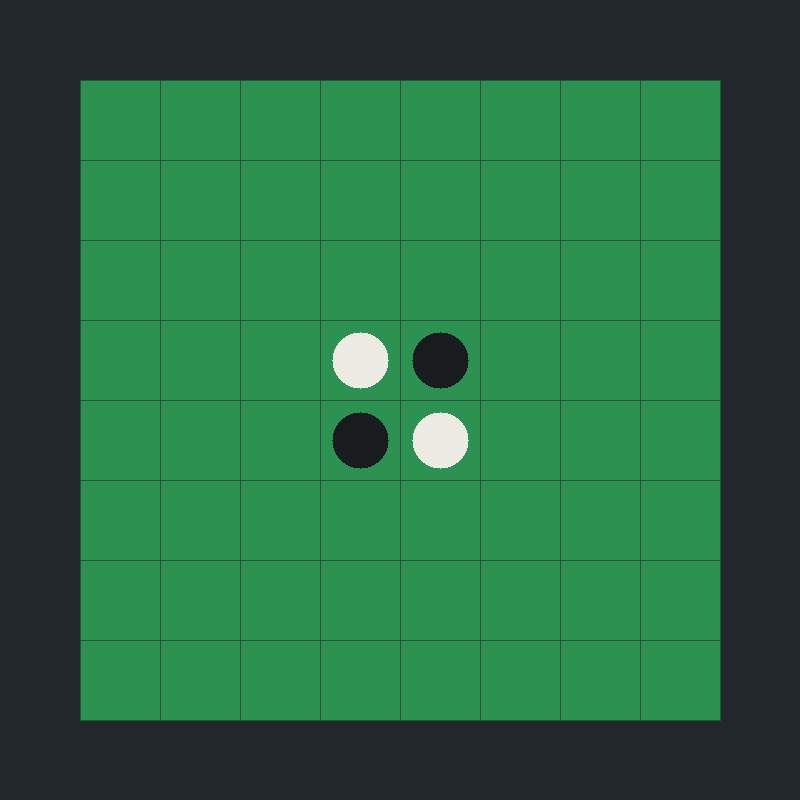
#> input picture examples/initial_board.ppm, 800 x 800 px; its folder holds only this picture in this run
$ python -i weplay_vision.py   (imports and definitions only)
#> lines starting #> are read from the running program, lines starting #| are printed output that depends on the picture
### src/reversi_bot/model.py
from __future__ import annotations

from dataclasses import dataclass
from enum import IntEnum
from typing import Iterable


class Disc(IntEnum):
    EMPTY = 0
    BLACK = 1
    WHITE = -1

    # [5 lines left out: function opponent, not called in this run]


@dataclass(frozen=True, order=True)
class Move:
    row: int
    col: int

    @property
    def algebraic(self) -> str:
        return f"{chr(ord('a') + self.col)}{self.row + 1}"


Board = tuple[tuple[Disc, ...], ...]


def make_board(rows: Iterable[Iterable[int | Disc]]) -> Board:
    board = tuple(tuple(Disc(cell) for cell in row) for row in rows)
    if len(board) != 8 or any(len(row) != 8 for row in board):
        raise ValueError("A Reversi board must be exactly 8x8")
    return board


# [15 lines left out: functions initial_board, format_board, not called in this run]

### src/reversi_bot/weplay_vision.py
from __future__ import annotations

from dataclasses import dataclass
from enum import Enum, IntEnum
from pathlib import Path
from typing import Iterable

import numpy as np
from PIL import Image, ImageDraw

from .engine import legal_moves
from .model import Board, Disc, Move, make_board


class ScreenState(str, Enum):
    LOBBY = "LOBBY"
    MATCHING = "MATCHING"
    LOADING = "LOADING"
    OPPONENT_LEFT = "OPPONENT_LEFT"
    PLAYING_MY_TURN = "PLAYING_MY_TURN"
    PLAYING_WAIT = "PLAYING_WAIT"
    RESULT = "RESULT"
    UNKNOWN = "UNKNOWN"


@dataclass(frozen=True)
class GridDetection:
    left: int
    top: int
    spacing: int
    strength: float

    @property
    def rect(self) -> tuple[int, int, int, int]:
        return self.left, self.top, self.left + 8 * self.spacing, self.top + 8 * self.spacing

    # [5 lines left out: function center, not called in this run]


@dataclass(frozen=True)
class FrameAnalysis:
    state: ScreenState
    grid: GridDetection | None
    board: Board | None
    detected_player: Disc | None
    highlighted_moves: tuple[Move, ...]
    legal_moves: tuple[Move, ...]
    board_validated: bool
    message: str


def _local_max(profile: np.ndarray, position: int, radius: int = 2) -> float:
    low = max(0, position - radius)
    high = min(len(profile), position + radius + 1)
    if low >= high:
        return 0.0
    return float(profile[low:high].max())


def locate_grid(image: Image.Image) -> GridDetection | None:
    rgb = np.asarray(image.convert("RGB"), dtype=np.float32)
    gray = rgb.mean(axis=2)
    height, width = gray.shape
    vertical = np.abs(np.diff(gray, axis=1))[int(height * 0.25):int(height * 0.83), :int(width * 0.92)].mean(axis=0)
    horizontal = np.abs(np.diff(gray, axis=0))[:, int(width * 0.04):int(width * 0.90)].mean(axis=1)
    vertical_baseline = max(0.1, float(np.median(vertical)))
    horizontal_baseline = max(0.1, float(np.median(horizontal)))
    best: tuple[float, int, int, int] | None = None

    spacing_min = max(28, int(width * 0.07))
    spacing_max = min(70, int(width * 0.115))
    for spacing in range(spacing_min, spacing_max + 1):
        x_candidates: list[tuple[float, int]] = []
        for left in range(int(width * 0.04), int(width * 0.22)):
            if left + 8 * spacing >= len(vertical):
                continue
            score = sum(_local_max(vertical, left + index * spacing) for index in range(9))
            x_candidates.append((score, left))
        y_candidates: list[tuple[float, int]] = []
        for top in range(int(height * 0.25), int(height * 0.46)):
            if top + 8 * spacing >= min(len(horizontal), height * 0.86):
                continue
            score = sum(_local_max(horizontal, top + index * spacing) for index in range(9))
            y_candidates.append((score, top))
        if not x_candidates or not y_candidates:
            continue
        x_score, left = max(x_candidates)
        y_score, top = max(y_candidates)
        normalized = (x_score + y_score) / (9 * (vertical_baseline + horizontal_baseline))
        if best is None or normalized > best[0]:
            best = normalized, left, top, spacing

    if best is None or best[0] < 8.0:
        return None
    strength, left, top, spacing = best
    return GridDetection(left, top, spacing, strength)


def _cell_patch(rgb: np.ndarray, grid: GridDetection, row: int, col: int, radius_ratio: float) -> np.ndarray:
    center_x = round(grid.left + (col + 0.5) * grid.spacing)
    center_y = round(grid.top + (row + 0.5) * grid.spacing)
    radius = max(3, int(grid.spacing * radius_ratio))
    return rgb[center_y - radius:center_y + radius + 1, center_x - radius:center_x + radius + 1]


def _highlight_score(rgb: np.ndarray, grid: GridDetection, row: int, col: int) -> float:
    left = round(grid.left + col * grid.spacing) + 3
    right = round(grid.left + (col + 1) * grid.spacing) - 3
    top = round(grid.top + row * grid.spacing) + 3
    bottom = round(grid.top + (row + 1) * grid.spacing) - 3
    patch = rgb[top:bottom, left:right].astype(np.int16)
    if patch.size == 0:
        return 0.0
    yellow = (
        (patch[:, :, 0] > 180)
        & (patch[:, :, 1] > 170)
        & (patch[:, :, 2] < 145)
        & (np.abs(patch[:, :, 0] - patch[:, :, 1]) < 80)
    )
    return float(yellow.mean())


class CellAppearance(IntEnum):
    EMPTY = 0
    CLASSIC_BLACK = 1
    CLASSIC_WHITE = 2
    SKIN = 3


def _cell_appearance(rgb: np.ndarray, grid: GridDetection, row: int, col: int) -> CellAppearance:
    """Separate occupancy/appearance from Reversi colour.

    WePlay only skins the remote player's discs.  A smooth classic black/white
    disc can therefore identify our side, while a textured/coloured circular
    object is mapped to the opponent.  Empty checkerboard cells have neither
    the centre texture nor the centre-to-ring contrast of a disc.
    """
    center = _cell_patch(rgb, grid, row, col, 0.17).astype(np.float32)
    wide = _cell_patch(rgb, grid, row, col, 0.39).astype(np.float32)
    if center.size == 0 or wide.size == 0:
        return CellAppearance.EMPTY
    color = np.median(center.reshape(-1, 3), axis=0)
    luminance = float(color.mean())
    texture = float(center.std())

    height, width = wide.shape[:2]
    yy, xx = np.ogrid[:height, :width]
    cx, cy = (width - 1) / 2.0, (height - 1) / 2.0
    distance = np.sqrt((xx - cx) ** 2 + (yy - cy) ** 2)
    radius = min(height, width) / 2.0
    inner = wide[distance <= radius * 0.55]
    ring = wide[(distance >= radius * 0.78) & (distance <= radius * 0.98)]
    radial_contrast = 0.0
    if inner.size and ring.size:
        radial_contrast = float(np.abs(np.mean(inner, axis=0) - np.mean(ring, axis=0)).mean())
    channel_spread = float(color.max() - color.min())

    # Classic pieces are glossy but their small centre patch is comparatively
    # smooth.  Textured blue/red gems and stamped coins deliberately fall
    # through to SKIN even when their average colour is dark or pale.
    if luminance < 100 and texture < 48:
        return CellAppearance.CLASSIC_BLACK
    if luminance > 180 and float(color[2]) - float(color[0]) > 8 and texture < 38:
        return CellAppearance.CLASSIC_WHITE
    if texture > 22 or radial_contrast > 12 or channel_spread > 55:
        return CellAppearance.SKIN
    return CellAppearance.EMPTY


def _board_from_appearances(
    appearances: tuple[tuple[CellAppearance, ...], ...],
    skin_side: Disc,
) -> Board:
    rows: list[list[Disc]] = []
    for row in appearances:
        rows.append([
            Disc.BLACK if cell == CellAppearance.CLASSIC_BLACK else
            Disc.WHITE if cell == CellAppearance.CLASSIC_WHITE else
            skin_side if cell == CellAppearance.SKIN else Disc.EMPTY
            for cell in row
        ])
    return make_board(rows)


def read_board_candidates(
    image: Image.Image,
    grid: GridDetection,
    player: Disc | None = None,
) -> tuple[tuple[Board, ...], tuple[Move, ...]]:
    rgb = np.asarray(image.convert("RGB"), dtype=np.uint8)
    appearance_rows: list[list[CellAppearance]] = []
    highlights: list[Move] = []
    for row in range(8):
        appearance_row: list[CellAppearance] = []
        for col in range(8):
            highlighted = _highlight_score(rgb, grid, row, col) > 0.15
            appearance = CellAppearance.EMPTY if highlighted else _cell_appearance(rgb, grid, row, col)
            appearance_row.append(appearance)
            if highlighted:
                highlights.append(Move(row, col))
        appearance_rows.append(appearance_row)
    appearances = tuple(tuple(row) for row in appearance_rows)
    if player is not None:
        # The local player is always classic; every other occupied appearance
        # belongs to the opponent.  Classic-vs-classic remains unchanged.
        skin_side = player.opponent
        return (_board_from_appearances(appearances, skin_side),), tuple(highlights)
    black_skin = _board_from_appearances(appearances, Disc.BLACK)
    white_skin = _board_from_appearances(appearances, Disc.WHITE)
    candidates = (black_skin,) if black_skin == white_skin else (black_skin, white_skin)
    return candidates, tuple(highlights)


# [19 lines left out: functions read_board, infer_player, not called in this run]


def _thumbnail(image: Image.Image) -> np.ndarray:
    return np.asarray(image.convert("RGB").resize((36, 64)), dtype=np.float32) / 255.0


def _is_loading_screen(image: Image.Image) -> bool:
    rgb = np.asarray(image.convert("RGB"), dtype=np.float32)
    gray = rgb.mean(axis=2)
    return float(gray.mean()) > 210.0 and float((gray > 220).mean()) > 0.75


def _button_center_from_color(
    image: Image.Image,
    mask: np.ndarray,
    top_ratio: float,
    bottom_ratio: float,
    minimum_row_ratio: float = 0.20,
) -> tuple[int, int] | None:
    height, width = mask.shape
    first = max(0, round(height * top_ratio))
    last = min(height, round(height * bottom_ratio))
    qualifying = np.flatnonzero(mask[first:last].sum(axis=1) >= width * minimum_row_ratio) + first
    if qualifying.size == 0:
        return None
    runs = np.split(qualifying, np.where(np.diff(qualifying) > 1)[0] + 1)
    run = max(runs, key=len)
    if len(run) < max(6, round(height * 0.01)):
        return None
    y1, y2 = int(run[0]), int(run[-1])
    ys, xs = np.nonzero(mask[y1:y2 + 1])
    if xs.size == 0:
        return None
    return round((int(xs.min()) + int(xs.max())) / 2), round((y1 + y2) / 2)


# [5 lines left out: function locate_lobby_primary_button, not called in this run]


def locate_opponent_left_exit_button(image: Image.Image) -> tuple[int, int] | None:
    """Locate the wide orange Exit button in the post-matchmaking abort modal."""
    rgb = np.asarray(image.convert("RGB"), dtype=np.float32)
    height, width = rgb.shape[:2]
    red, green, blue = rgb[:, :, 0], rgb[:, :, 1], rgb[:, :, 2]
    orange_button = (
        (red > 125)
        & (green > 40)
        & (red > green * 1.30)
        & (green > blue * 1.15)
    )
    target = _button_center_from_color(image, orange_button, 0.50, 0.64, 0.30)
    if target is None:
        return None

    # The modal covers the middle of the board with a dark red-brown panel.
    # Requiring both its geometry and color avoids confusing normal in-game
    # orange controls or the lower replay button with this special exit action.
    modal = rgb[
        round(height * 0.38):round(height * 0.54),
        round(width * 0.18):round(width * 0.82),
    ]
    if modal.size == 0:
        return None
    modal_mean = modal.mean(axis=(0, 1))
    centered = width * 0.25 <= target[0] <= width * 0.75
    expected_height = height * 0.52 <= target[1] <= height * 0.62
    dark_brown_modal = float(modal_mean.mean()) < 105 and modal_mean[0] > modal_mean[1] * 1.25
    return target if centered and expected_height and dark_brown_modal else None


def locate_replay_button(image: Image.Image, grid: GridDetection) -> tuple[int, int] | None:
    rgb = np.asarray(image.convert("RGB"), dtype=np.float32)
    red, green, blue = rgb[:, :, 0], rgb[:, :, 1], rgb[:, :, 2]
    orange_button = (red > 120) & (green > 45) & (red > green * 1.18) & (green > blue * 1.15)
    minimum_top = min(image.height - 1, grid.rect[3] + round(grid.spacing * 0.30))
    orange_target = _button_center_from_color(
        image,
        orange_button,
        minimum_top / image.height,
        0.95,
        0.20,
    )
    if orange_target is not None:
        return orange_target

    # WePlay renders the main replay button gray after a loss, while keeping
    # the same wide rounded layout. Brown background pixels are not neutral,
    # so low RGB spread isolates the gray control without OCR.
    brightness = (red + green + blue) / 3
    neutral_spread = np.maximum.reduce([red, green, blue]) - np.minimum.reduce([red, green, blue])
    gray_button = (neutral_spread < 25) & (brightness > 55) & (brightness < 190)
    return _button_center_from_color(
        image,
        gray_button,
        minimum_top / image.height,
        0.95,
        0.20,
    )


# [7 lines left out: function _result_banner_score, not called in this run]


class WePlayRecognizer:
    def __init__(self, references: dict[ScreenState, Iterable[Image.Image]] | None = None):
        self.references = {
            state: [_thumbnail(image) for image in images]
            for state, images in (references or {}).items()
        }

    # [12 lines left out: function from_fixture_directory, not called in this run]

    def analyze(
        self,
        image: Image.Image,
        player: Disc | None = None,
        grid_override: GridDetection | None = None,
    ) -> FrameAnalysis:
        if _is_loading_screen(image):
            return FrameAnalysis(
                ScreenState.LOADING,
                None,
                None,
                None,
                (),
                (),
                False,
                "Màn hình đang tải trận; chỉ chờ, không tìm bàn và không click",
            )
        if locate_opponent_left_exit_button(image) is not None:
            return FrameAnalysis(
                ScreenState.OPPONENT_LEFT,
                None,
                None,
                None,
                (),
                (),
                False,
                "Đối thủ rời sau khi ghép; chờ ổn định để bấm Thoát",
            )
        grid = grid_override or locate_grid(image)
        if grid is None:
            state, distance = self._classify_reference(image)
            message = f"Không tìm thấy bàn; nearest-reference distance={distance:.3f}"
            return FrameAnalysis(state, None, None, None, (), (), False, message)

        candidates, highlights = read_board_candidates(image, grid, player)
        highlight_set = set(highlights)
        detected_player = player
        board = candidates[0]
        if highlights and detected_player is None:
            matches: list[tuple[Board, Disc]] = []
            for candidate in candidates:
                side = infer_player(candidate, highlights)
                if side is not None:
                    matches.append((candidate, side))
            if len(matches) == 1:
                board, detected_player = matches[0]
        elif detected_player is not None:
            board = candidates[0]
        legal = tuple(legal_moves(board, detected_player)) if detected_player else ()
        board_validated = bool(highlights) and detected_player is not None and highlight_set == set(legal)
        occupied = sum(cell != Disc.EMPTY for row in board for cell in row)
        replay_target = locate_replay_button(image, grid)

        if grid.top / image.height > 0.35 and (
            _result_banner_score(image) > 0.12
            or (occupied >= 50 and replay_target is not None)
        ):
            state = ScreenState.RESULT
            message = "Phát hiện bàn ở layout kết quả"
        elif highlights:
            state = ScreenState.PLAYING_MY_TURN
            if board_validated:
                color = "ĐEN" if detected_player == Disc.BLACK else "TRẮNG"
                message = f"Tự xác định bạn cầm quân {color}; ô vàng khớp luật"
            else:
                message = "Chưa xác định chắc màu hoặc ô vàng không khớp luật; không hành động"
        else:
            state = ScreenState.PLAYING_WAIT
            message = "Có bàn nhưng không có ô vàng; đang chờ hoặc có animation"
        return FrameAnalysis(state, grid, board, detected_player, highlights, legal, board_validated, message)

    # [43 lines left out: functions _classify_reference, annotate, board_signature, not called in this run]


def moves_text(moves: Iterable[Move]) -> str:
    return ", ".join(move.algebraic for move in moves) or "—"

>>> from PIL import Image
>>> picture = Image.open('../../examples/initial_board.ppm')
#> picture is the input picture: PIL image 800x800 RGB; mean R, G, B 42, 105.9, 68.2
>>> result = WePlayRecognizer().analyze(picture)
#> in _is_loading_screen, `gray = rgb.mean(axis=2)`:
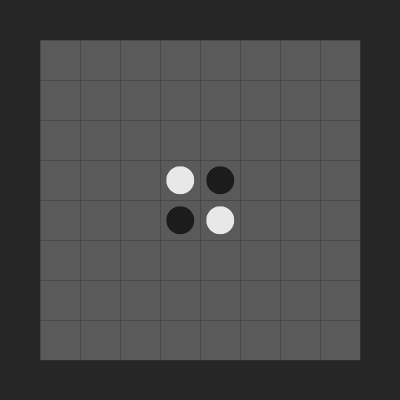
#> gray: shape (800, 800) float32 (shown at 1/2 size); min 28, max 232.7, mean 72.1
#> in locate_opponent_left_exit_button, `red, green, blue = rgb[:, :, 0], rgb[:, :, 1], rgb[:, :, 2]`:
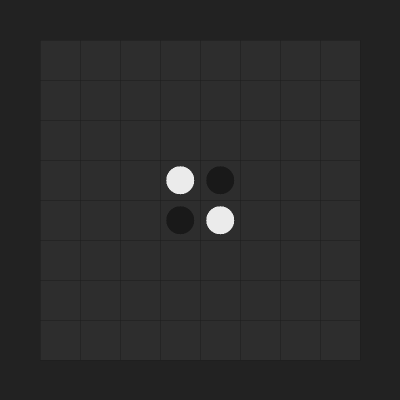
#> red: shape (800, 800) float32 (shown at 1/2 size); min 25, max 235, mean 42
#> in locate_opponent_left_exit_button, `red, green, blue = rgb[:, :, 0], rgb[:, :, 1], rgb[:, :, 2]`:
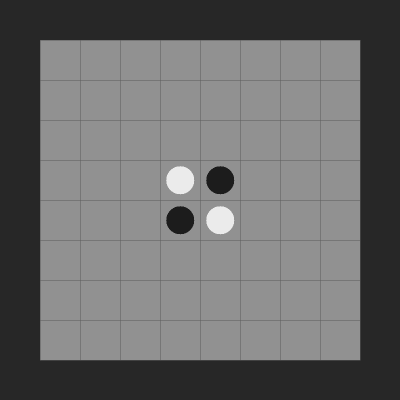
#> green: shape (800, 800) float32 (shown at 1/2 size); min 28, max 235, mean 105.9
#> in _button_center_from_color, `qualifying = np.flatnonzero(mask[first:last].sum(axis=1) >= width * mi..`: qualifying = empty array
#> in locate_grid, `vertical = np.abs(np.diff(gray, axis=1))[int(height * 0.25):int(height..`: vertical = 736 values, max 33.56 at index 80, min 0 at index 0, mean 0.915
#> in locate_grid, `horizontal = np.abs(np.diff(gray, axis=0))[:, int(width * 0.04):int(wi..`: horizontal = 799 values, max 31.23 at index 80, min 0 at index 0, mean 0.752
#> in locate_grid, `vertical_baseline = max(0.1, float(np.median(vertical)))`: vertical_baseline = 0.1
#> the loop in locate_grid, `for spacing in range(spacing_min, spacing_max + 1):` made 15 passes
#> the loop in read_board_candidates, `for row in range(8):` made 8 passes
#> pass 1, in _highlight_score, `patch = rgb[top:bottom, left:right].astype(np.int16)`:
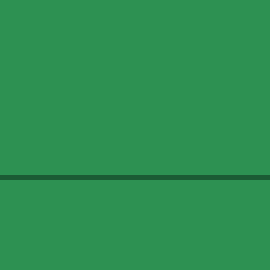
#> patch: shape (54, 54, 3) int16 (shown 5 times larger); mean R, G, B 44.7, 144, 81.4
#> pass 1, in _cell_appearance, `center = _cell_patch(rgb, grid, row, col, 0.17).astype(np.float32)`:
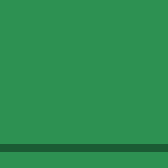
#> center: shape (21, 21, 3) float32 (shown 8 times larger); mean R, G, B 44.1, 142.4, 80.6
#> pass 1, in _cell_appearance, `wide = _cell_patch(rgb, grid, row, col, 0.39).astype(np.float32)`:
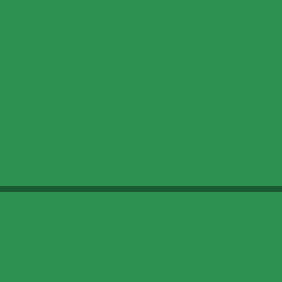
#> wide: shape (47, 47, 3) float32 (shown 6 times larger); mean R, G, B 44.6, 143.9, 81.4
#> the loop in _board_from_appearances, `for row in appearances:` made 8 passes
#> row on passes 1 to 8: (1, 1, 1, 1, 1, 1, 1, 1), (1, 1, 1, 1, 1, 1, 1, 1), (1, 1, 1, 3, 1, 1, 1, 1), (1, 1, 1, 1, 3, 1, 1, 1), (1, 1, 1, 1, 3, 1, 1, 1), (1, 1, 1, 1, 1, 1, 1, 1), (1, 1, 1, 1, 1, 1, 1, 1), (1, 1, 1, 1, 1, 1, 1, 1)
#> the loop in _board_from_appearances (call 2), `for row in appearances:` made 8 passes
#> in locate_replay_button, `neutral_spread = np.maximum.reduce([red, green, blue]) - np.minimum.re..`:
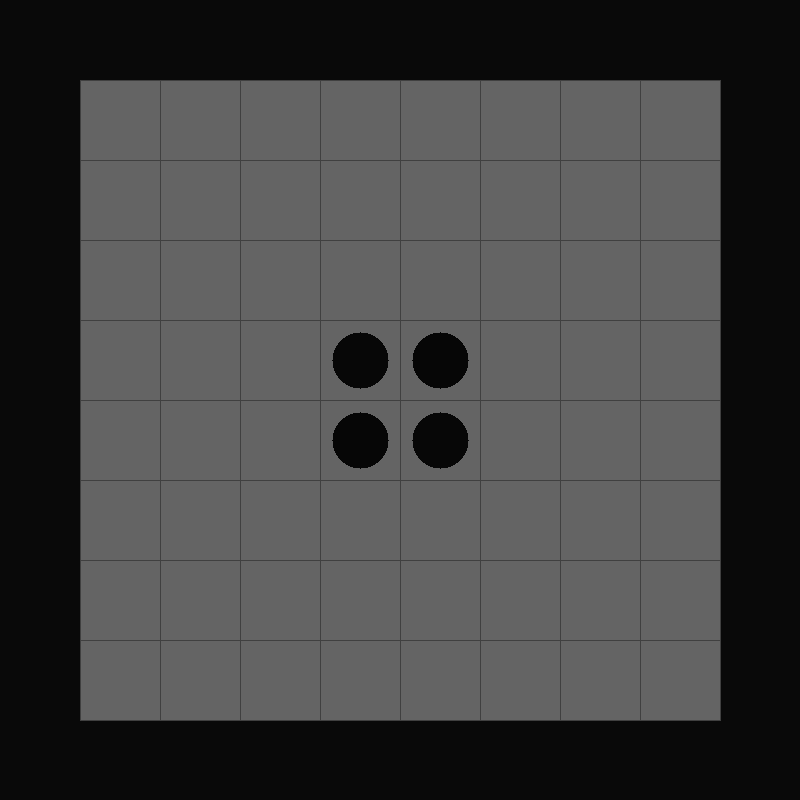
#> neutral_spread: shape (800, 800) float32; min 6, max 100, mean 65.3
